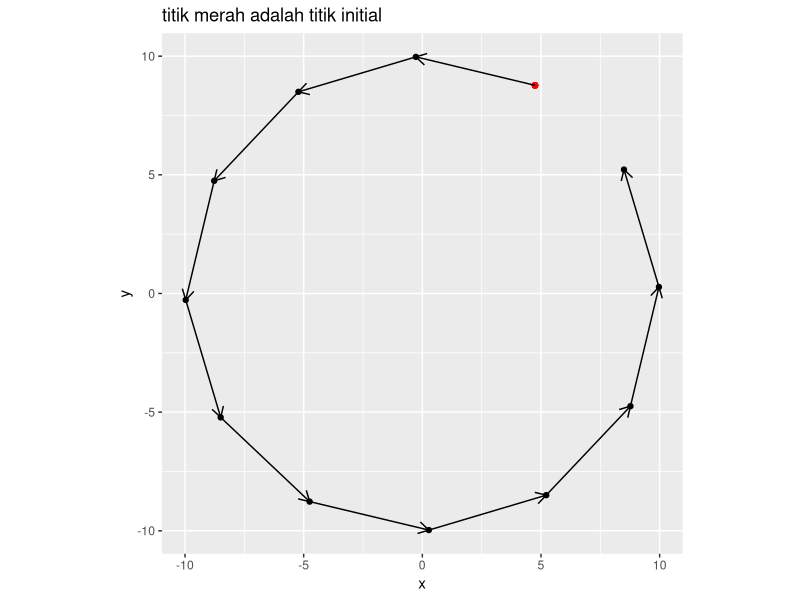
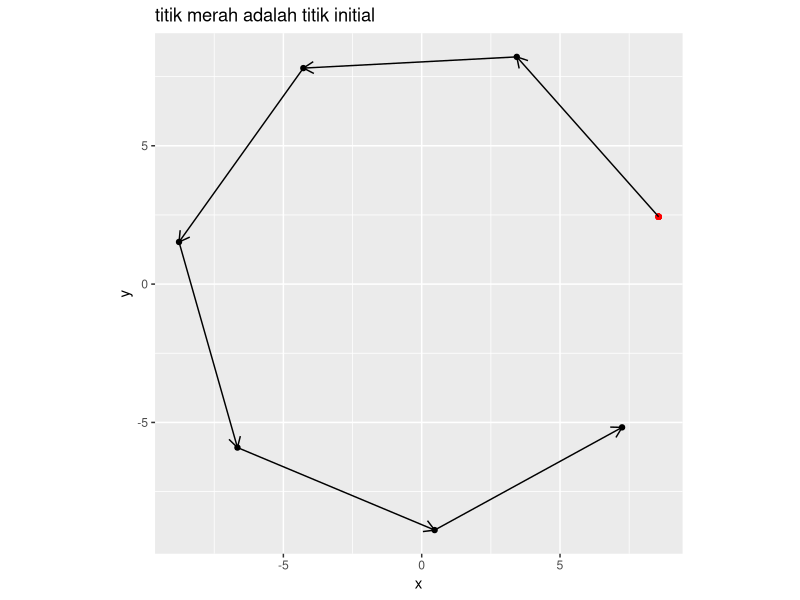
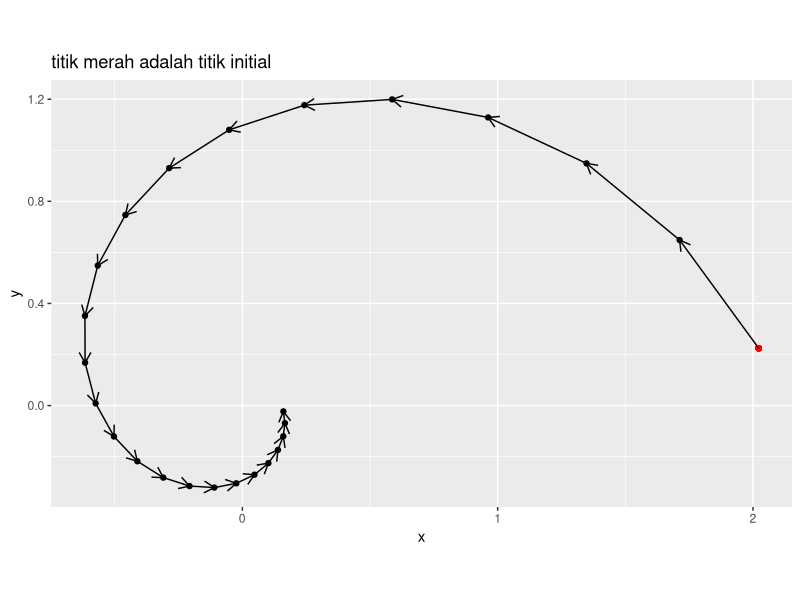
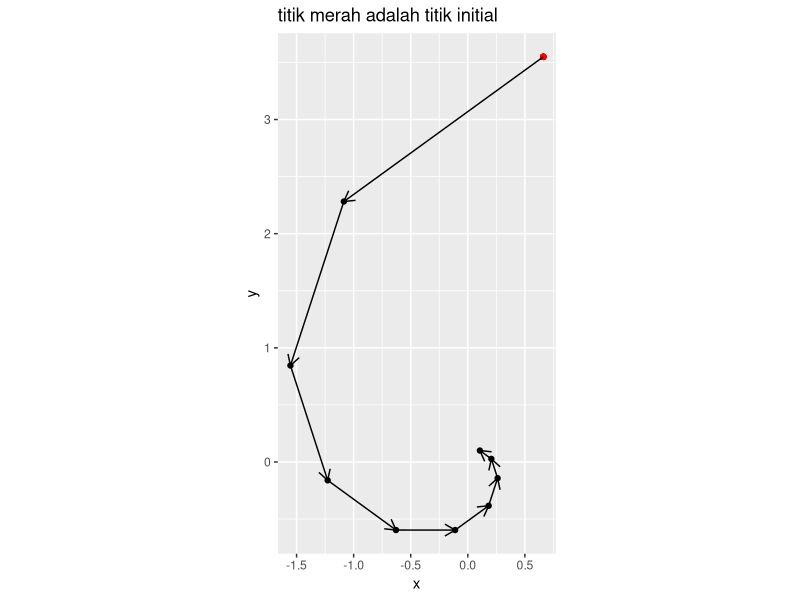
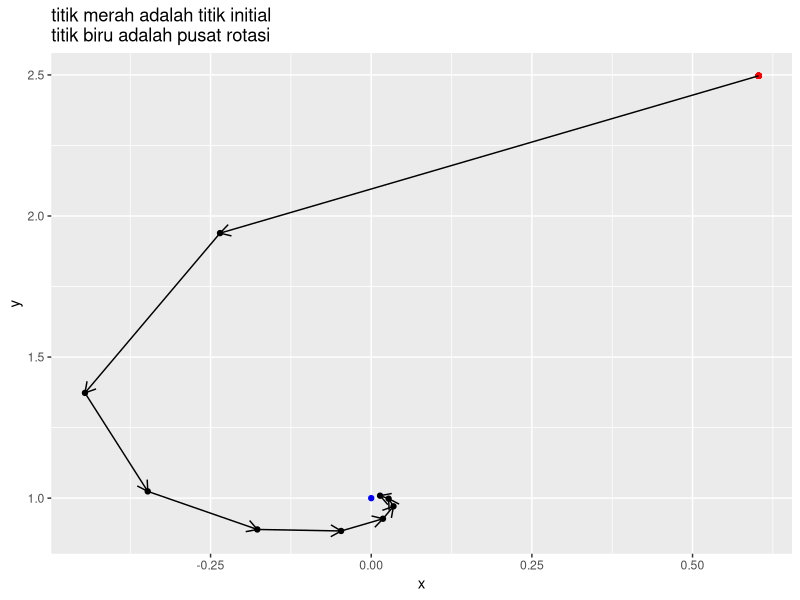
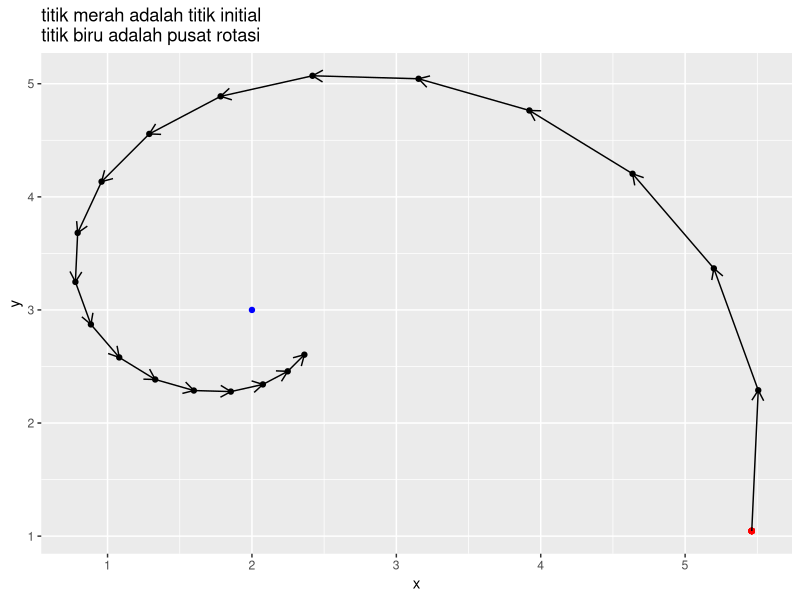
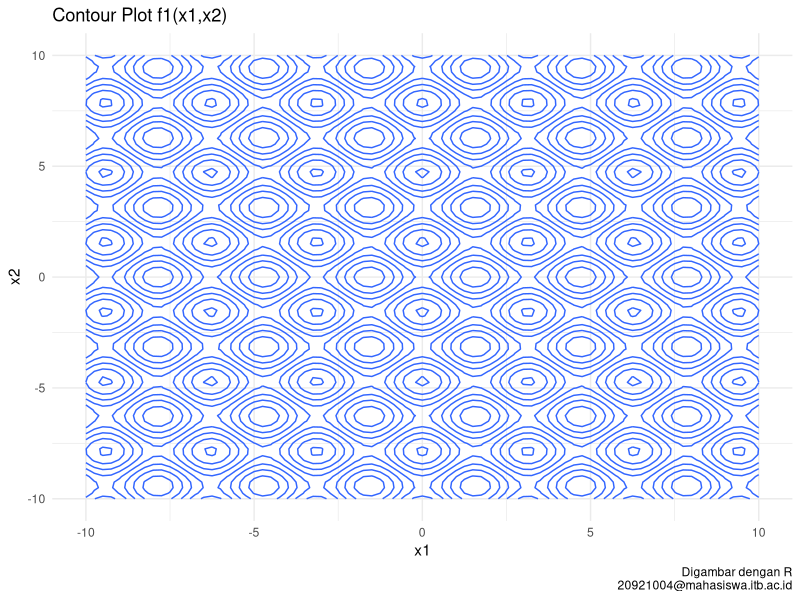
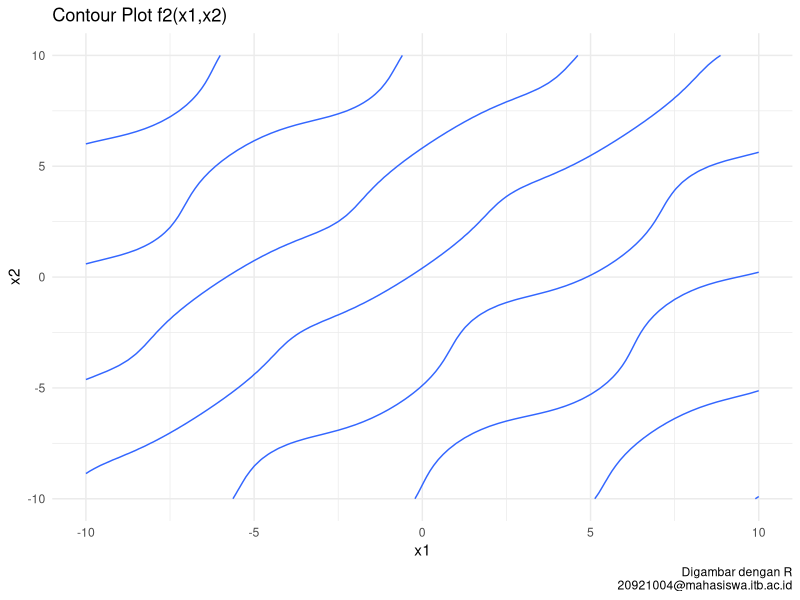

Source code (R) for these figures, in order:
## ---- chunk 1
rm(list=ls())
options(digits = 6)

library(dplyr)
library(ggplot2)
## ---- chunk 2
# function untuk random titik
rand_titik = function(a,b){
  runif(2,a,b)
}
## ---- chunk 3
# mendefinisikan program
rotasi_kan = function(x0,rot){
  # menghitung theta
  theta = 2*pi/rot

  # definisi matriks rotasi
  A = matrix(c(cos(theta),-sin(theta),
             sin(theta),cos(theta)),
           ncol = 2,byrow = T)
  
  # membuat template
  temp = vector("list")
  temp[[1]] = x0

  # proses rotasi
  for(i in 2:rot){
    xk = A %*% x0
    temp[[i]] = xk
    x0 = xk
  }
  
  # membuat template data frame
  final = data.frame(x = rep(NA,rot),
                     y = rep(NA,rot))
  
  # gabung data dari list
  for(i in 1:rot){
    tempura = temp[[i]]
    final$x[i] = tempura[1]
    final$y[i] = tempura[2]
  }

  # membuat plot
  plot = 
    ggplot() +
    geom_point(aes(x,y),data = final) +
    geom_point(aes(x[1],y[1]),
               data = final,
               color = "red") +
    coord_equal() +
    labs(title = "titik merah adalah titik initial") 
  
  # enrich dengan garis panah
  panah = data.frame(
    x_start = final$x[1:(rot-1)],
    x_end = final$x[2:rot],
    y_start = final$y[1:(rot-1)],
    y_end = final$y[2:rot]
  )
  # menambahkan garis panah ke plot
  plot = 
    plot + 
    geom_segment(aes(x = x_start,
                 xend = x_end,
                 y = y_start,
                 yend = y_end),
                 data = panah,
                 arrow = arrow(length = unit(.3,"cm"))
                 )
  
  # menyiapkan output
  list("Grafik rotasi" = plot,
       "Titik-titik rotasi" = final)
  }
## ---- chunk 4
# uji coba
rot = 12 # berapa banyak rotasi
x0 = rand_titik(0,10) # generate random titik

rotasi_kan(x0,rot)
## ---- chunk 5
# uji coba
rot = 7 # berapa banyak rotasi
x0 = rand_titik(0,10) # generate random titik

rotasi_kan(x0,rot)
## ---- chunk 6
# mendefinisikan program
rotasi_konstraksi_kan = function(x0,rot,r){
  # menghitung theta
  theta = 2*pi/rot

  # definisi matriks rotasi
  A = matrix(c(cos(theta),-sin(theta),
             sin(theta),cos(theta)),
           ncol = 2,byrow = T)
  
  # membuat template
  temp = vector("list")
  temp[[1]] = x0

  # proses rotasi dan konstraksi
  for(i in 2:rot){
    xk = A %*% x0
    xk = r * xk
    temp[[i]] = xk
    x0 = xk
  }
  
  # membuat template data frame
  final = data.frame(x = rep(NA,rot),
                     y = rep(NA,rot))
  
  # gabung data dari list
  for(i in 1:rot){
    tempura = temp[[i]]
    final$x[i] = tempura[1]
    final$y[i] = tempura[2]
  }

  # membuat plot
  plot = 
    ggplot() +
    geom_point(aes(x,y),data = final) +
    geom_point(aes(x[1],y[1]),
               data = final,
               color = "red") +
    coord_equal() +
    labs(title = "titik merah adalah titik initial") 
  
  # enrich dengan garis panah
  panah = data.frame(
    x_start = final$x[1:(rot-1)],
    x_end = final$x[2:rot],
    y_start = final$y[1:(rot-1)],
    y_end = final$y[2:rot]
  )
  # menambahkan garis panah ke plot
  plot = 
    plot + 
    geom_segment(aes(x = x_start,
                 xend = x_end,
                 y = y_start,
                 yend = y_end),
                 data = panah,
                 arrow = arrow(length = unit(.3,"cm"))
                 )
  
  # menyiapkan output
  list("Grafik rotasi" = plot,
       "Titik-titik rotasi" = final)
  }
## ---- chunk 7
# uji coba
rot = 25 # berapa banyak rotasi
x0 = rand_titik(0,4) # generate random titik
r = .9
rotasi_konstraksi_kan(x0,rot,r)
## ---- chunk 8
# uji coba
rot = 10 # berapa banyak rotasi
x0 = rand_titik(0,4) # generate random titik
r = .7
rotasi_konstraksi_kan(x0,rot,r)
## ---- chunk 9
# mendefinisikan program
rotasi_konstraksi_pusat_kan = function(x0,rot,r,x_bin){
  # pusat rotasi
  pusat = x_bin

  # menghitung theta
  theta = 2*pi/rot

  # definisi matriks rotasi
  A = matrix(c(cos(theta),-sin(theta),
             sin(theta),cos(theta)),
           ncol = 2,byrow = T)
  
  # membuat template
  temp = vector("list")
  temp[[1]] = x0

  # proses rotasi dan konstraksi
  for(i in 2:rot){
    xk = A %*% (x0-pusat) # diputar dengan x_bin sebagai pusat
    xk = pusat + (r * xk)
    temp[[i]] = xk
    x0 = xk
  }
  
  # membuat template data frame
  final = data.frame(x = rep(NA,rot),
                     y = rep(NA,rot))
  
  # gabung data dari list
  for(i in 1:rot){
    tempura = temp[[i]]
    final$x[i] = tempura[1]
    final$y[i] = tempura[2]
  }

  # membuat plot
  plot = 
    ggplot() +
    geom_point(aes(x,y),data = final) +
    geom_point(aes(x[1],y[1]),
               data = final,
               color = "red") +
    geom_point(aes(x = pusat[1],
		   y = pusat[2]),
	       color = "blue") +
    labs(title = "titik merah adalah titik initial\ntitik biru adalah pusat rotasi") 
  
  # enrich dengan garis panah
  panah = data.frame(
    x_start = final$x[1:(rot-1)],
    x_end = final$x[2:rot],
    y_start = final$y[1:(rot-1)],
    y_end = final$y[2:rot]
  )
  # menambahkan garis panah ke plot
  plot = 
    plot + 
    geom_segment(aes(x = x_start,
                 xend = x_end,
                 y = y_start,
                 yend = y_end),
                 data = panah,
                 arrow = arrow(length = unit(.3,"cm"))
                 )
  
  # menyiapkan output
  list("Grafik rotasi" = plot,
       "Titik-titik rotasi" = final)
  }
## ---- chunk 10
# uji coba
rot = 10 # berapa banyak rotasi
x0 = rand_titik(0,4) # generate random titik
x_bintang = c(0,1) # contoh pusat rotasi
r = .6
rotasi_konstraksi_pusat_kan(x0,rot,r,x_bintang)
## ---- chunk 11
# uji coba
rot = 20 # berapa banyak rotasi
x0 = rand_titik(0,10) # generate random titik
x_bintang = c(2,3) # contoh pusat rotasi
r = .9
rotasi_konstraksi_pusat_kan(x0,rot,r,x_bintang)
## ---- chunk 12
soa_mrf = function(N,	  # banyak titik
		   a,	  # batas bawah
		   b,	  # batas atas
		   rot,	  # berapa banyak rotasi
		   k_max, # iterasi maks
		   r){	  # berapa rate konstraksi
		   
# N pasang titik random di selang [a,b] di R2
x1 = runif(N,a,b)
x2 = runif(N,a,b)

# hitung theta
theta = 2*pi / rot

# definisi matriks rotasi
A = matrix(c(cos(theta),-sin(theta),
             sin(theta),cos(theta)),
           ncol = 2,byrow = T)

# bikin data frame
temp = data.frame(x1,x2) %>% mutate(f = f(x1,x2))

# proses iterasi
for(i in 1:k_max){
  # mencari titik x* dengan min(f)
  f_min = temp %>% filter(f == min(f))
  pusat = c(f_min$x1,f_min$x2)

  for(j in 1:N){
	# kita akan ambil titiknya satu persatu
	x0 = c(temp$x1[j],temp$x2[j])
	
	# proses rotasi dan konstraksi terhadap pusat x*
	xk = A %*% (x0-pusat) # diputar dengan x_bin sebagai pusat
        xk = pusat + (r * xk)
	
	# proses mengembalikan nilai ke temp
	temp$x1[j] = xk[1]
	temp$x2[j] = xk[2]
	}
    
    # hitung kembali nilai f(x1,x2)
    temp = temp %>% mutate(f = f(x1,x2))
    }

# proses output hasil
output = temp %>% filter(f == min(f))
return(output)
}

## ---- chunk 13
# definisi
N = 50
a = -4
b = 4
k_max = 60
r = .8
rot = 20
f = function(x1,x2){
	((x1^4 - 16 * x1^2 + 5 * x1)/2) + ((x2^4 - 16 * x2^2 + 5* x2)/2)
	}

# solving
soa_mrf(N,a,b,rot,k_max,r)
## ---- chunk 14
# fungsi plot
# untuk contour plot
ikanx = function(f,a,b){
  x = seq(a,b,by = .25)

  temp_plot =
    expand.grid(x,x) %>%
    rename(x = Var1,
           y = Var2) %>%
    mutate(z = f(x,y))

  temp_plot %>%
     ggplot(aes(x = x,y = y,z = z)) +
     geom_contour() +
     theme_minimal() +
     labs(x = "x1",y = "x2",
	  caption = "Digambar dengan R\n20921004@mahasiswa.itb.ac.id")
}

# untuk sistem persamaan
ikanx_2 = function(f,a,b){
  x = seq(a,b,by = .025)

  temp_plot =
    expand.grid(x,x) %>%
    rename(x = Var1,
           y = Var2) %>%
    mutate(z = f(x,y)) %>%
    filter(round(z,1) == 0)

  return(temp_plot)
}


## ---- chunk 15
f1 = function(x1,x2){cos(2* x1) - cos(2*x2) - 0.4}
ikanx(f1,-10,10) + labs(title = "Contour Plot f1(x1,x2)")
## ---- chunk 16
f2 = function(x1,x2){2*(x2 - x1) + sin(x2) - sin(x1) - 1.2}
ikanx(f2,-10,10) + labs(title = "Contour Plot f2(x1,x2)")
## ---- chunk 17
df1 = ikanx_2(f1,-10,10)
df2 = ikanx_2(f2,-10,10)

ggplot() +
  geom_point(data = df1, aes(x,y),color = "steelblue",size = .5) +
  geom_point(data = df2, aes(x,y),color = "darkgreen",size = .5) +
  theme_minimal() +
  labs(x = "x1",y = "x2",
       title = "Plot f1 dan f2",
       caption = "Digambar dengan R\n20921004@mahasiswa.itb.ac.id")
## ---- chunk 18
# fungsi f1 dan f2 dari soal
f1 = function(x1,x2){cos(2* x1) - cos(2*x2) - 0.4}
f2 = function(x1,x2){2*(x2 - x1) + sin(x2) - sin(x1) - 1.2}

# membuat F(x)
# saya notasikan sebagai f kecil
f = function(x1,x2){
  sum = abs(f1(x1,x2)) + abs(f2(x1,x2))
  bawah = 1 + sum
  hasil = 1/bawah
  return(hasil)
}

f(1,3)
## ---- chunk 19
f1 = function(x1,x2){sin(x1)*cos(x2) + 2*cos(x1)*sin(x2)}
ikanx(f1,0,2*pi) + labs(title = "Contour Plot f1(x1,x2)")
## ---- chunk 20
f2 = function(x1,x2){cos(x1)*sin(x2) + 2*sin(x1)*cos(x2)}
ikanx(f2,0,2*pi) + labs(title = "Contour Plot f2(x1,x2)")
## ---- chunk 21
df1 = ikanx_2(f1,-10,10)
df2 = ikanx_2(f2,-10,10)

ggplot() +
  geom_point(data = df1, aes(x,y),color = "steelblue",size = .5) +
  geom_point(data = df2, aes(x,y),color = "darkgreen",size = .5) +
  theme_minimal() +
  labs(x = "x1",y = "x2",
       title = "Plot f1 dan f2",
       caption = "Digambar dengan R\n20921004@mahasiswa.itb.ac.id")
## ---- chunk 22
f1 = function(x,y){0.5*sin(x*y) - 0.25*(y)/(pi) - 0.5*x}
ikanx(f1,-20,5) + labs(title = "Contour Plot g1(x,y)")
## ---- chunk 23
f2 = function(x,y){(1 - .25/pi)*(exp(2*x)-exp(1)) + exp(1)*(y/pi) - 2*exp(1)*x}
ikanx(f2,-20,5) + labs(title = "Contour Plot g2(x,y)")
## ---- chunk 24
df1 = ikanx_2(f1,-20,5)
df2 = ikanx_2(f2,-20,5)

ggplot() +
  geom_point(data = df1, aes(x,y),color = "steelblue",size = .5) +
  geom_point(data = df2, aes(x,y),color = "darkgreen",size = .5) +
  theme_minimal() +
  labs(x = "x",y = "y",
       title = "Plot g1 dan g2",
       caption = "Digambar dengan R\n20921004@mahasiswa.itb.ac.id")
